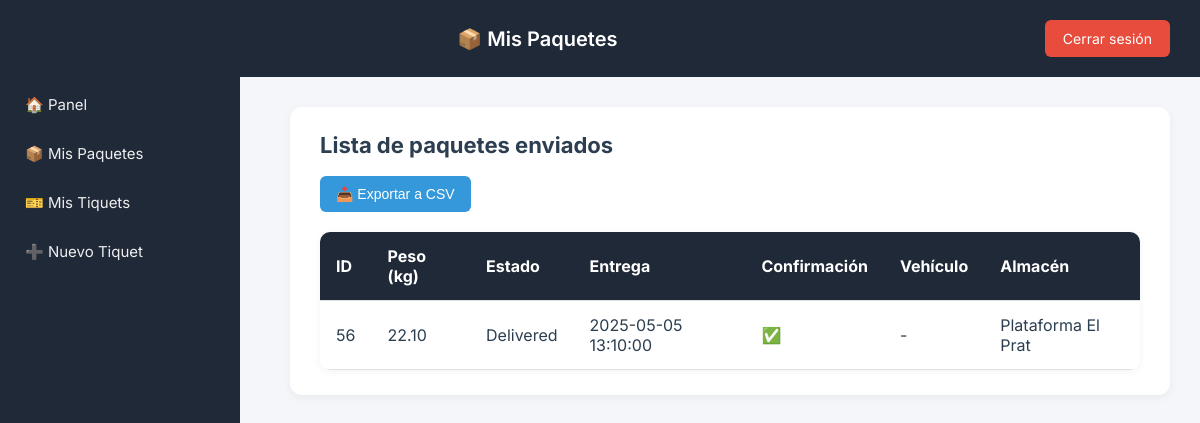
Screenshot of /area-clientes/client/my_packages.php (signed in) with the database file from the repository.
### tables this page shows
CREATE TABLE `package` (
  `packageID` int NOT NULL AUTO_INCREMENT,
  `client_id` int DEFAULT NULL,
  `weight` decimal(10,2) DEFAULT NULL,
  `status` enum('Pending','In Transit','Delivered') DEFAULT 'Pending',
  `warehouseID` int DEFAULT NULL,
  `fleetID` int DEFAULT NULL,
  `delivery_date` datetime DEFAULT NULL,
  `delivery_confirmation` tinyint(1) DEFAULT '0',
  PRIMARY KEY (`packageID`),
  KEY `client_id` (`client_id`),
  KEY `warehouseID` (`warehouseID`),
  KEY `fleetID` (`fleetID`),
  CONSTRAINT `package_ibfk_1` FOREIGN KEY (`client_id`) REFERENCES `client` (`client_id`) ON DELETE CASCADE,
  CONSTRAINT `package_ibfk_2` FOREIGN KEY (`warehouseID`) REFERENCES `warehouse` (`warehouseID`) ON DELETE SET NULL,
  CONSTRAINT `package_ibfk_3` FOREIGN KEY (`fleetID`) REFERENCES `fleet` (`fleetID`) ON DELETE SET NULL
);

CREATE TABLE `warehouse` (
  `warehouseID` int NOT NULL AUTO_INCREMENT,
  `townID` int DEFAULT NULL,
  `name` varchar(100) NOT NULL,
  PRIMARY KEY (`warehouseID`),
  KEY `townID` (`townID`),
  CONSTRAINT `warehouse_ibfk_1` FOREIGN KEY (`townID`) REFERENCES `location` (`townID`) ON DELETE SET NULL
);

### area-clientes/client/my_packages.php (the view, shortened to what this page needs)
<?php
require_once '../db.php';
$client_id = $_SESSION['user_id'];
$stmt = $pdo->prepare("
    SELECT p.packageID, p.weight, p.status, p.delivery_date, p.delivery_confirmation,
           f.license_plate AS vehicle, w.name AS warehouse_name
    FROM package p
    LEFT JOIN fleet f ON p.fleetID = f.fleetID
    LEFT JOIN warehouse w ON p.warehouseID = w.warehouseID
    WHERE p.client_id = ?
    ORDER BY p.delivery_date DESC
");
$stmt->execute([$client_id]);
$packages = $stmt->fetchAll();
?>
<!DOCTYPE html>
<html lang="es">
<head>
</head>
<body>
<header>
    <h1>📦 Mis Paquetes</h1>
    <a href="../logout.php" class="logout">Cerrar sesión</a>
</header>
<div class="sidebar">
    <a href="dashboard.php">🏠 Panel</a>
    <a href="my_packages.php">📦 Mis Paquetes</a>
    <a href="my_tickets.php">🎫 Mis Tiquets</a>
    <a href="ticket_create.php">➕ Nuevo Tiquet</a>
</div>
<div class="content">
    <div class="card">
        <h2>Lista de paquetes enviados</h2>
        <form method="get" action="exportar_paquetes.php">
            <button type="submit" class="export-btn">📥 Exportar a CSV</button>
        </form>
        <table>
            <thead>
                <tr>
                    <th>ID</th>
                    <th>Peso (kg)</th>
                    <th>Estado</th>
                    <th>Entrega</th>
                    <th>Confirmación</th>
                    <th>Vehículo</th>
                    <th>Almacén</th>
                </tr>
            </thead>
            <tbody>
                <?php foreach ($packages as $p): ?>
                    <tr>
                        <td><?= htmlspecialchars($p['packageID']) ?></td>
                        <td><?= htmlspecialchars($p['weight']) ?></td>
                        <td><?= htmlspecialchars($p['status']) ?></td>
                        <td><?= $p['delivery_date'] ?? '-' ?></td>
                        <td><?= $p['delivery_confirmation'] ? '✅' : '❌' ?></td>
                        <td><?= htmlspecialchars($p['vehicle'] ?? '-') ?></td>
                        <td><?= htmlspecialchars($p['warehouse_name'] ?? '-') ?></td>
                    </tr>
                <?php endforeach; ?>
            </tbody>
        </table>
    </div>
</div>
</body>
</html>

### area-clientes/client/my_packages.php (style rules this page uses)
body { font-family: 'Inter', sans-serif; background: #f5f6fa; margin: 0; color: #2c3e50; }
header { background: #1f2937; color: white; padding: 20px 30px; display: flex; justify-content: space-between; align-items: center; }
header h1 { font-size: 20px; font-weight: 600; margin: 0; flex: 1; text-align: center; }
.logout { background-color: #e74c3c; color: white; padding: 10px 18px; border: none; border-radius: 6px; text-decoration: none; font-size: 14px; transition: background 0.3s; }
.sidebar { width: 240px; height: 100vh; background: #1f2937; color: white; position: fixed; top: 0; left: 0; padding-top: 80px; }
.sidebar a { display: block; color: #eee; padding: 15px 25px; text-decoration: none; transition: background 0.2s; font-size: 15px; }
.content { margin-left: 260px; padding: 30px; }
.card { background: white; border-radius: 12px; padding: 25px 30px; box-shadow: 0 3px 10px rgba(0,0,0,0.05); }
h2 { font-size: 22px; margin-top: 0; }
table { width: 100%; border-collapse: collapse; background: white; border-radius: 10px; overflow: hidden; box-shadow: 0 2px 8px rgba(0,0,0,0.05); }
th, td { padding: 14px 16px; border-bottom: 1px solid #e0e0e0; text-align: left; }
th { background-color: #1f2937; color: white; }
.export-btn { margin-bottom: 20px; padding: 10px 16px; background-color: #3498db; color: white; border: none; border-radius: 6px; font-size: 14px; cursor: pointer; transition: background 0.3s; }

### rows the page displays
package: packageID "56", weight "22.10", status "Delivered", delivery_date "2025-05-05 13:10:00", vehicle "-", warehouseID.name "Plataforma El Prat"
